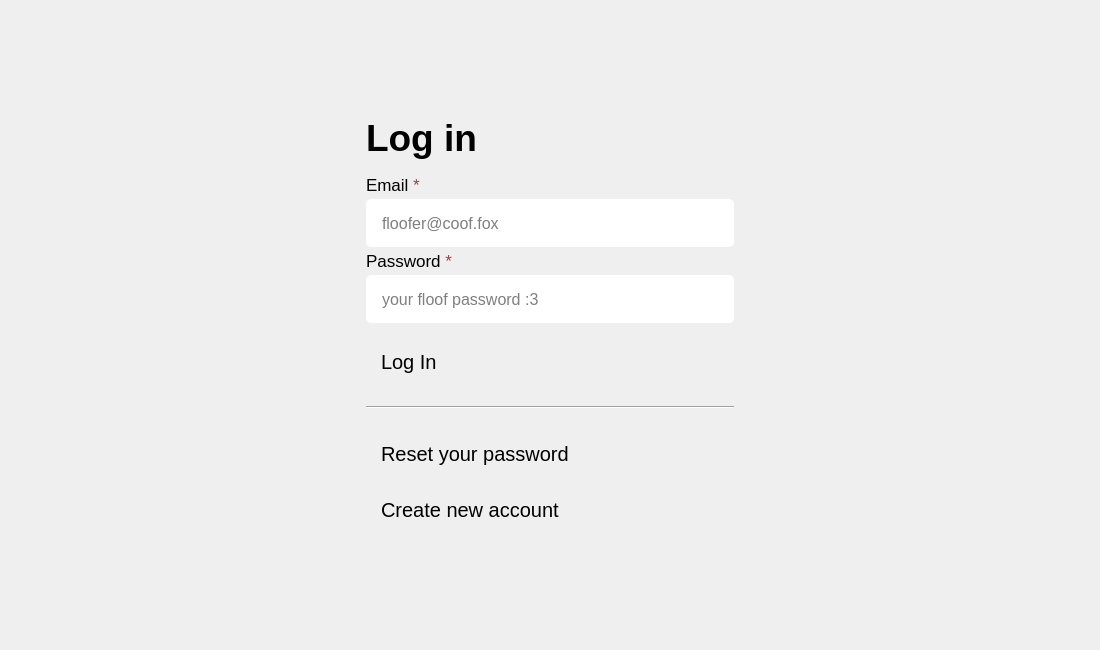
<?xml version="1.0" encoding="UTF-8"?>
<ui version="4.0">
 <class>FoxogramLoginUi</class>
 <widget class="QWidget" name="FoxogramLoginUi">
  <property name="geometry">
   <rect>
    <x>0</x>
    <y>0</y>
    <width>1100</width>
    <height>650</height>
   </rect>
  </property>
  <property name="minimumSize">
   <size>
    <width>1100</width>
    <height>650</height>
   </size>
  </property>
  <property name="windowTitle">
   <string>Foxogram</string>
  </property>
  <property name="styleSheet">
   <string notr="true"/>
  </property>
  <layout class="QGridLayout" name="gridLayout" rowstretch="0,0,0" columnstretch="0,0,0">
   <item row="0" column="1">
    <spacer name="verticalSpacer_2">
     <property name="orientation">
      <enum>Qt::Orientation::Vertical</enum>
     </property>
     <property name="sizeHint" stdset="0">
      <size>
       <width>20</width>
       <height>137</height>
      </size>
     </property>
    </spacer>
   </item>
   <item row="2" column="1">
    <spacer name="verticalSpacer">
     <property name="orientation">
      <enum>Qt::Orientation::Vertical</enum>
     </property>
     <property name="sizeHint" stdset="0">
      <size>
       <width>20</width>
       <height>136</height>
      </size>
     </property>
    </spacer>
   </item>
   <item row="1" column="2">
    <spacer name="horizontalSpacer_2">
     <property name="orientation">
      <enum>Qt::Orientation::Horizontal</enum>
     </property>
     <property name="sizeHint" stdset="0">
      <size>
       <width>287</width>
       <height>20</height>
      </size>
     </property>
    </spacer>
   </item>
   <item row="1" column="0">
    <spacer name="horizontalSpacer">
     <property name="orientation">
      <enum>Qt::Orientation::Horizontal</enum>
     </property>
     <property name="sizeHint" stdset="0">
      <size>
       <width>287</width>
       <height>20</height>
      </size>
     </property>
    </spacer>
   </item>
   <item row="1" column="1">
    <layout class="QVBoxLayout" name="verticalLayout" stretch="0,0,0">
     <property name="spacing">
      <number>8</number>
     </property>
     <item>
      <layout class="QVBoxLayout" name="verticalLayout_7" stretch="48,170,48">
       <property name="spacing">
        <number>15</number>
       </property>
       <item>
        <widget class="QLabel" name="loginLabel">
         <property name="sizePolicy">
          <sizepolicy hsizetype="Preferred" vsizetype="Preferred">
           <horstretch>0</horstretch>
           <verstretch>0</verstretch>
          </sizepolicy>
         </property>
         <property name="sizeIncrement">
          <size>
           <width>0</width>
           <height>0</height>
          </size>
         </property>
         <property name="font">
          <font>
           <pointsize>28</pointsize>
          </font>
         </property>
         <property name="styleSheet">
          <string notr="true"/>
         </property>
         <property name="text">
          <string>&lt;b&gt;Log in&lt;b&gt;</string>
         </property>
         <property name="scaledContents">
          <bool>false</bool>
         </property>
        </widget>
       </item>
       <item>
        <layout class="QVBoxLayout" name="verticalLayout_8">
         <property name="spacing">
          <number>4</number>
         </property>
         <item>
          <layout class="QVBoxLayout" name="verticalLayout_5">
           <property name="spacing">
            <number>4</number>
           </property>
           <item>
            <widget class="QLabel" name="emailLabel">
             <property name="sizePolicy">
              <sizepolicy hsizetype="Preferred" vsizetype="Preferred">
               <horstretch>0</horstretch>
               <verstretch>0</verstretch>
              </sizepolicy>
             </property>
             <property name="font">
              <font>
               <pointsize>13</pointsize>
              </font>
             </property>
             <property name="text">
              <string>Email &lt;span style=&quot; color:#a53f3f;&quot;&gt;*&lt;/span&gt;</string>
             </property>
             <property name="wordWrap">
              <bool>false</bool>
             </property>
            </widget>
           </item>
           <item>
            <widget class="QLineEdit" name="emailInput">
             <property name="sizePolicy">
              <sizepolicy hsizetype="Fixed" vsizetype="Fixed">
               <horstretch>0</horstretch>
               <verstretch>0</verstretch>
              </sizepolicy>
             </property>
             <property name="minimumSize">
              <size>
               <width>368</width>
               <height>48</height>
              </size>
             </property>
             <property name="baseSize">
              <size>
               <width>0</width>
               <height>0</height>
              </size>
             </property>
             <property name="font">
              <font>
               <pointsize>12</pointsize>
              </font>
             </property>
             <property name="styleSheet">
              <string notr="true">padding-left: 14;
border: 1px solid &quot;#606060&quot;;
border-radius: 5;</string>
             </property>
             <property name="inputMethodHints">
              <set>Qt::InputMethodHint::ImhEmailCharactersOnly</set>
             </property>
             <property name="placeholderText">
              <string>floofer@coof.fox</string>
             </property>
            </widget>
           </item>
          </layout>
         </item>
         <item>
          <layout class="QVBoxLayout" name="verticalLayout_6">
           <property name="spacing">
            <number>4</number>
           </property>
           <item>
            <widget class="QLabel" name="passwordLabel">
             <property name="sizePolicy">
              <sizepolicy hsizetype="Fixed" vsizetype="Fixed">
               <horstretch>0</horstretch>
               <verstretch>0</verstretch>
              </sizepolicy>
             </property>
             <property name="font">
              <font>
               <pointsize>13</pointsize>
              </font>
             </property>
             <property name="text">
              <string>Password &lt;span style=&quot; color:#a53f3f;&quot;&gt;*&lt;/span&gt;</string>
             </property>
            </widget>
           </item>
           <item>
            <widget class="QLineEdit" name="passwordInput">
             <property name="sizePolicy">
              <sizepolicy hsizetype="Fixed" vsizetype="Fixed">
               <horstretch>0</horstretch>
               <verstretch>0</verstretch>
              </sizepolicy>
             </property>
             <property name="minimumSize">
              <size>
               <width>368</width>
               <height>48</height>
              </size>
             </property>
             <property name="font">
              <font>
               <pointsize>12</pointsize>
              </font>
             </property>
             <property name="styleSheet">
              <string notr="true">padding-left: 14;
border: 1px solid &quot;#606060&quot;;
border-radius: 5;</string>
             </property>
             <property name="inputMethodHints">
              <set>Qt::InputMethodHint::ImhSensitiveData</set>
             </property>
             <property name="placeholderText">
              <string>your floof password :3</string>
             </property>
            </widget>
           </item>
          </layout>
         </item>
        </layout>
       </item>
       <item>
        <widget class="QPushButton" name="loginButton">
         <property name="sizePolicy">
          <sizepolicy hsizetype="Fixed" vsizetype="Fixed">
           <horstretch>0</horstretch>
           <verstretch>0</verstretch>
          </sizepolicy>
         </property>
         <property name="minimumSize">
          <size>
           <width>368</width>
           <height>48</height>
          </size>
         </property>
         <property name="font">
          <font>
           <pointsize>15</pointsize>
          </font>
         </property>
         <property name="styleSheet">
          <string notr="true">color: &quot;#000000&quot;;
Text-align: left;
padding-left: 15;
padding-right: 14;
border-radius: 5;
background-color: &quot;#ececec&quot;;
background-image: url(:/assets/arrow.forward.svg);
background-repeat: no-repeat;
background-position: center right;
background-origin: content;</string>
         </property>
         <property name="text">
          <string>Log In</string>
         </property>
         <property name="iconSize">
          <size>
           <width>28</width>
           <height>29</height>
          </size>
         </property>
        </widget>
       </item>
      </layout>
     </item>
     <item>
      <layout class="QVBoxLayout" name="verticalLayout_4">
       <property name="spacing">
        <number>0</number>
       </property>
       <item>
        <spacer name="verticalSpacer_3">
         <property name="orientation">
          <enum>Qt::Orientation::Vertical</enum>
         </property>
         <property name="sizeType">
          <enum>QSizePolicy::Policy::Fixed</enum>
         </property>
         <property name="sizeHint" stdset="0">
          <size>
           <width>20</width>
           <height>12</height>
          </size>
         </property>
        </spacer>
       </item>
       <item>
        <widget class="Line" name="line_2">
         <property name="orientation">
          <enum>Qt::Orientation::Horizontal</enum>
         </property>
        </widget>
       </item>
       <item>
        <spacer name="verticalSpacer_4">
         <property name="orientation">
          <enum>Qt::Orientation::Vertical</enum>
         </property>
         <property name="sizeType">
          <enum>QSizePolicy::Policy::Fixed</enum>
         </property>
         <property name="sizeHint" stdset="0">
          <size>
           <width>20</width>
           <height>13</height>
          </size>
         </property>
        </spacer>
       </item>
      </layout>
     </item>
     <item>
      <layout class="QVBoxLayout" name="verticalLayout_2">
       <item>
        <layout class="QHBoxLayout" name="horizontalLayout"/>
       </item>
       <item>
        <widget class="QPushButton" name="resetPasswordButton">
         <property name="sizePolicy">
          <sizepolicy hsizetype="Fixed" vsizetype="Fixed">
           <horstretch>0</horstretch>
           <verstretch>0</verstretch>
          </sizepolicy>
         </property>
         <property name="minimumSize">
          <size>
           <width>368</width>
           <height>48</height>
          </size>
         </property>
         <property name="font">
          <font>
           <pointsize>15</pointsize>
          </font>
         </property>
         <property name="styleSheet">
          <string notr="true">Text-align: left;
padding-left: 15px;
padding-right: 14px;
border: 1px solid &quot;#303030&quot;;
border-radius: 5;
background-image: url(:/assets/arrow.trianglehead.counterclockwise.svg);
background-repeat: no-repeat;
background-position: center right;
background-origin: content;</string>
         </property>
         <property name="text">
          <string>Reset your password</string>
         </property>
        </widget>
       </item>
       <item>
        <widget class="QPushButton" name="createAccountButton">
         <property name="sizePolicy">
          <sizepolicy hsizetype="Fixed" vsizetype="Fixed">
           <horstretch>0</horstretch>
           <verstretch>0</verstretch>
          </sizepolicy>
         </property>
         <property name="minimumSize">
          <size>
           <width>368</width>
           <height>48</height>
          </size>
         </property>
         <property name="font">
          <font>
           <pointsize>15</pointsize>
          </font>
         </property>
         <property name="styleSheet">
          <string notr="true">Text-align: left;
padding-left: 15;
padding-right: 14;
border: 1px solid &quot;#303030&quot;;
border-radius: 5;
background-image: url(:/assets/plus.circle.svg);
background-repeat: no-repeat;
background-position: center right;
background-origin: content;</string>
         </property>
         <property name="text">
          <string>Create new account</string>
         </property>
        </widget>
       </item>
      </layout>
     </item>
    </layout>
   </item>
  </layout>
 </widget>
 <resources>
  <include location="assets.qrc"/>
 </resources>
 <connections/>
</ui>
